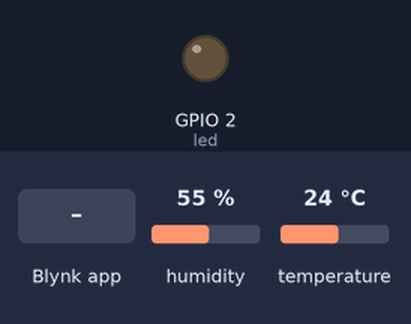
A sketch run on a simulated ESP32. On the bench: output pins drawn as LEDs (lit = HIGH). Inputs (shaded band) come from the test bench; at power-on: humidity 55 %, temperature 24 °C. WiFi joins after 1.5 s; servers stay silent unless stated; what the sketch prints to the serial monitor is not drawn.

Above: at 3.0 s.
3.1 s: Blynk app writes 1 to V0
At 4.0 s:
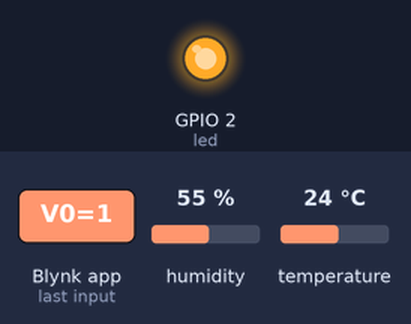
4.6 s: Blynk app writes 0 to V0
At 5.2 s:
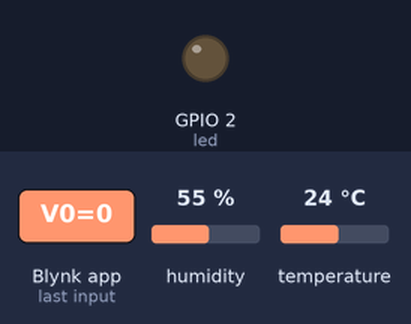
6.1 s: Blynk app writes 200 to V0
At 7.5 s:
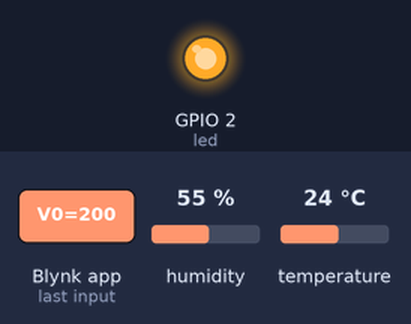
Timing chart, 0 to 9.1 s (numbered marks = the images above; inputs shaded):
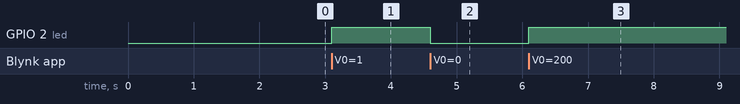

Measured:
- after the input at 3.1 s, GPIO 2 (led): LOW → HIGH at once
- after the input at 4.6 s, GPIO 2 (led): HIGH → LOW at once
- after the input at 6.1 s, GPIO 2 (led): LOW → HIGH at once

The sketch:

Blynk_part.ino
```cpp
#include <DHT.h>
// Template ID, Device Name and Auth Token are provided by the Blynk.Cloud
// See the Device Info tab, or Template settings
#define BLYNK_TEMPLATE_ID "TMPL5SV9vPoR"
#define BLYNK_DEVICE_NAME "first"
#define BLYNK_AUTH_TOKEN "DIe2X4x0kOrKFBmuegbzLNm7TQZhw8Zz"

// Comment this out to disable prints and save space
#define BLYNK_PRINT Serial
#define dtype DHT11
#define dpin 5
#define led 2

#include <WiFi.h>
#include <WiFiClient.h>
#include <BlynkSimpleEsp32.h>

char auth[] = BLYNK_AUTH_TOKEN;

// Your WiFi credentials.
// Set password to "" for open networks.
char ssid[] = "jjj";
char pass[] = "12345678";

DHT dht(dpin,dtype);
BlynkTimer timer;

BLYNK_WRITE(V0)
{
  int pinValue=param.asInt();
  digitalWrite(led,pinValue);
  }
void setup()
{
  pinMode(led,OUTPUT);
  // Debug console
  Serial.begin(115200);

  Blynk.begin(auth, ssid, pass);

}

void loop()
{
  Blynk.run();
  int temp=dht.readTemperature();
  int hum=dht.readHumidity();
  Blynk.virtualWrite(V1,temp);
  Blynk.virtualWrite(V2,hum);
  Serial.print(temp); Serial.print("  :  "); Serial.println(hum);
}
```
